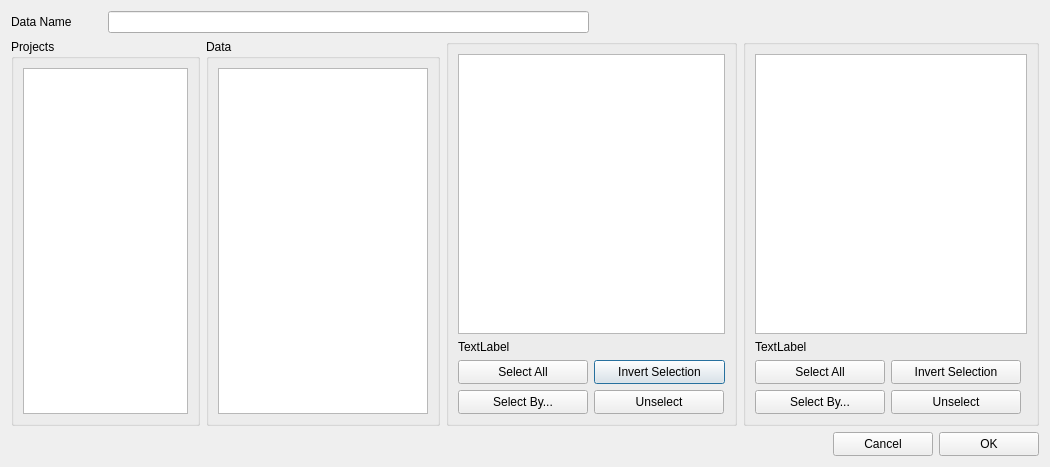
<?xml version="1.0" encoding="UTF-8"?>
<ui version="4.0">
 <class>ExtractDataDialog</class>
 <widget class="QDialog" name="ExtractDataDialog">
  <property name="geometry">
   <rect>
    <x>0</x>
    <y>0</y>
    <width>1050</width>
    <height>467</height>
   </rect>
  </property>
  <property name="windowTitle">
   <string>Extract Data...</string>
  </property>
  <layout class="QGridLayout" name="gridLayout_5">
   <item row="0" column="0">
    <widget class="QLabel" name="label_4">
     <property name="text">
      <string>Data Name</string>
     </property>
    </widget>
   </item>
   <item row="0" column="1" colspan="3">
    <widget class="QLineEdit" name="dataname"/>
   </item>
   <item row="0" column="4" colspan="2">
    <spacer name="horizontalSpacer_2">
     <property name="orientation">
      <enum>Qt::Horizontal</enum>
     </property>
     <property name="sizeHint" stdset="0">
      <size>
       <width>192</width>
       <height>20</height>
      </size>
     </property>
    </spacer>
   </item>
   <item row="1" column="0" colspan="2">
    <widget class="QGroupBox" name="projectsGroupBox">
     <property name="title">
      <string>Projects</string>
     </property>
     <layout class="QGridLayout" name="gridLayout">
      <item row="0" column="0">
       <widget class="QListView" name="listView">
        <property name="editTriggers">
         <set>QAbstractItemView::NoEditTriggers</set>
        </property>
        <property name="selectionMode">
         <enum>QAbstractItemView::SingleSelection</enum>
        </property>
        <property name="selectionBehavior">
         <enum>QAbstractItemView::SelectRows</enum>
        </property>
       </widget>
      </item>
     </layout>
    </widget>
   </item>
   <item row="1" column="2">
    <widget class="QGroupBox" name="dataGroupBox">
     <property name="title">
      <string>Data</string>
     </property>
     <layout class="QGridLayout" name="gridLayout_3">
      <item row="0" column="0" colspan="2">
       <widget class="QListView" name="listView_2">
        <property name="editTriggers">
         <set>QAbstractItemView::NoEditTriggers</set>
        </property>
        <property name="selectionMode">
         <enum>QAbstractItemView::SingleSelection</enum>
        </property>
        <property name="selectionBehavior">
         <enum>QAbstractItemView::SelectRows</enum>
        </property>
       </widget>
      </item>
     </layout>
    </widget>
   </item>
   <item row="1" column="3" colspan="2">
    <widget class="QGroupBox" name="objectsGroupBox">
     <property name="title">
      <string/>
     </property>
     <layout class="QGridLayout" name="gridLayout_2">
      <item row="2" column="1">
       <widget class="QPushButton" name="objInvertSelectionButton">
        <property name="minimumSize">
         <size>
          <width>131</width>
          <height>24</height>
         </size>
        </property>
        <property name="maximumSize">
         <size>
          <width>130</width>
          <height>24</height>
         </size>
        </property>
        <property name="text">
         <string>Invert Selection</string>
        </property>
       </widget>
      </item>
      <item row="3" column="0">
       <widget class="QPushButton" name="objSelectByButton">
        <property name="minimumSize">
         <size>
          <width>130</width>
          <height>24</height>
         </size>
        </property>
        <property name="maximumSize">
         <size>
          <width>130</width>
          <height>24</height>
         </size>
        </property>
        <property name="text">
         <string>Select By...</string>
        </property>
       </widget>
      </item>
      <item row="3" column="1">
       <widget class="QPushButton" name="objUnselectButton">
        <property name="minimumSize">
         <size>
          <width>130</width>
          <height>24</height>
         </size>
        </property>
        <property name="maximumSize">
         <size>
          <width>130</width>
          <height>24</height>
         </size>
        </property>
        <property name="text">
         <string>Unselect</string>
        </property>
       </widget>
      </item>
      <item row="2" column="0">
       <widget class="QPushButton" name="objSelectAllButton">
        <property name="minimumSize">
         <size>
          <width>130</width>
          <height>24</height>
         </size>
        </property>
        <property name="maximumSize">
         <size>
          <width>130</width>
          <height>24</height>
         </size>
        </property>
        <property name="text">
         <string>Select All</string>
        </property>
       </widget>
      </item>
      <item row="1" column="0">
       <widget class="QLabel" name="nselobj">
        <property name="text">
         <string>TextLabel</string>
        </property>
       </widget>
      </item>
      <item row="0" column="0" colspan="2">
       <widget class="QTableView" name="tableView_3">
        <property name="editTriggers">
         <set>QAbstractItemView::NoEditTriggers</set>
        </property>
        <property name="selectionMode">
         <enum>QAbstractItemView::MultiSelection</enum>
        </property>
        <property name="selectionBehavior">
         <enum>QAbstractItemView::SelectRows</enum>
        </property>
        <attribute name="horizontalHeaderVisible">
         <bool>true</bool>
        </attribute>
        <attribute name="horizontalHeaderDefaultSectionSize">
         <number>200</number>
        </attribute>
       </widget>
      </item>
     </layout>
    </widget>
   </item>
   <item row="1" column="5">
    <widget class="QGroupBox" name="variableGroupBox">
     <property name="title">
      <string/>
     </property>
     <layout class="QGridLayout" name="gridLayout_7">
      <item row="0" column="0" colspan="2">
       <layout class="QGridLayout" name="gridLayout_6">
        <item row="1" column="0">
         <widget class="QLabel" name="nselvar">
          <property name="text">
           <string>TextLabel</string>
          </property>
         </widget>
        </item>
        <item row="0" column="0">
         <widget class="QTableView" name="tableView_4">
          <property name="editTriggers">
           <set>QAbstractItemView::NoEditTriggers</set>
          </property>
          <property name="selectionMode">
           <enum>QAbstractItemView::MultiSelection</enum>
          </property>
          <property name="selectionBehavior">
           <enum>QAbstractItemView::SelectRows</enum>
          </property>
          <attribute name="horizontalHeaderVisible">
           <bool>true</bool>
          </attribute>
          <attribute name="horizontalHeaderDefaultSectionSize">
           <number>200</number>
          </attribute>
         </widget>
        </item>
       </layout>
      </item>
      <item row="1" column="0">
       <layout class="QGridLayout" name="gridLayout_4">
        <item row="0" column="0">
         <widget class="QPushButton" name="varSelectAllButton">
          <property name="minimumSize">
           <size>
            <width>130</width>
            <height>24</height>
           </size>
          </property>
          <property name="maximumSize">
           <size>
            <width>130</width>
            <height>24</height>
           </size>
          </property>
          <property name="text">
           <string>Select All</string>
          </property>
         </widget>
        </item>
        <item row="0" column="1">
         <widget class="QPushButton" name="varInvertSelectionButton">
          <property name="minimumSize">
           <size>
            <width>130</width>
            <height>24</height>
           </size>
          </property>
          <property name="maximumSize">
           <size>
            <width>130</width>
            <height>24</height>
           </size>
          </property>
          <property name="text">
           <string>Invert Selection</string>
          </property>
         </widget>
        </item>
        <item row="1" column="0">
         <widget class="QPushButton" name="varSelectByButton">
          <property name="minimumSize">
           <size>
            <width>130</width>
            <height>24</height>
           </size>
          </property>
          <property name="maximumSize">
           <size>
            <width>130</width>
            <height>24</height>
           </size>
          </property>
          <property name="text">
           <string>Select By...</string>
          </property>
         </widget>
        </item>
        <item row="1" column="1">
         <widget class="QPushButton" name="varUnselectButton">
          <property name="minimumSize">
           <size>
            <width>130</width>
            <height>24</height>
           </size>
          </property>
          <property name="maximumSize">
           <size>
            <width>130</width>
            <height>24</height>
           </size>
          </property>
          <property name="text">
           <string>Unselect</string>
          </property>
         </widget>
        </item>
       </layout>
      </item>
      <item row="1" column="1">
       <spacer name="horizontalSpacer_3">
        <property name="orientation">
         <enum>Qt::Horizontal</enum>
        </property>
        <property name="sizeHint" stdset="0">
         <size>
          <width>2</width>
          <height>20</height>
         </size>
        </property>
       </spacer>
      </item>
     </layout>
    </widget>
   </item>
   <item row="2" column="0" colspan="6">
    <layout class="QHBoxLayout" name="horizontalLayout_2">
     <item>
      <spacer name="horizontalSpacer">
       <property name="sizePolicy">
        <sizepolicy hsizetype="Minimum" vsizetype="Minimum">
         <horstretch>0</horstretch>
         <verstretch>0</verstretch>
        </sizepolicy>
       </property>
       <property name="orientation">
        <enum>Qt::Horizontal</enum>
       </property>
       <property name="sizeHint" stdset="0">
        <size>
         <width>40</width>
         <height>20</height>
        </size>
       </property>
      </spacer>
     </item>
     <item>
      <widget class="QPushButton" name="cancelButton">
       <property name="minimumSize">
        <size>
         <width>100</width>
         <height>24</height>
        </size>
       </property>
       <property name="maximumSize">
        <size>
         <width>100</width>
         <height>24</height>
        </size>
       </property>
       <property name="text">
        <string>Cancel</string>
       </property>
      </widget>
     </item>
     <item>
      <widget class="QPushButton" name="okButton">
       <property name="minimumSize">
        <size>
         <width>100</width>
         <height>24</height>
        </size>
       </property>
       <property name="maximumSize">
        <size>
         <width>100</width>
         <height>24</height>
        </size>
       </property>
       <property name="text">
        <string>OK</string>
       </property>
      </widget>
     </item>
    </layout>
   </item>
  </layout>
 </widget>
 <resources/>
 <connections/>
</ui>
